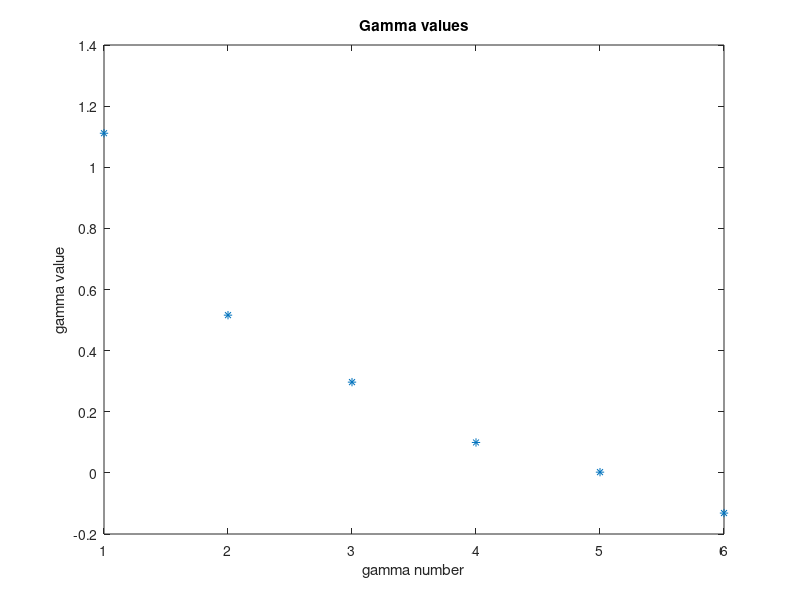
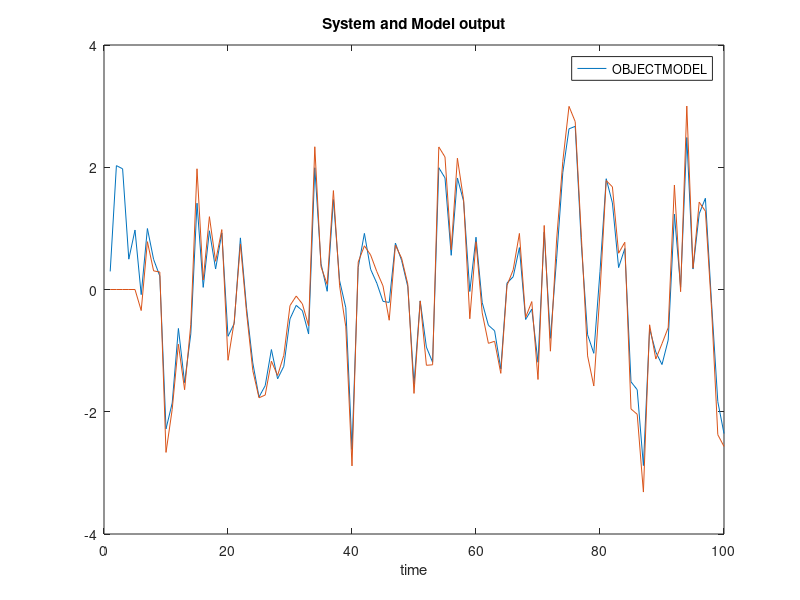

The MATLAB source for these figures, in order:
clear all;
close all;
rng(241502);

N = 100;
U = zeros(1,N);
Y = zeros(1,N);
a = 0.5;

% SIMULATION
U(1) = randn();
Y(1) = a * 0 + U(1);
for n = 2:N
    U(n) = randn();
    %U(n) = sin(deg2rad(n))/2+randn();
    Y(n) = a * Y(n-1) + U(n);
end

% IDENTYFICATION
S = 5;
gamma = zeros(1,S);
for i = 0:S
    sum = 0;
    for n = 1:N-i
        sum = sum + U(n) * Y(n+i);
    end
    gamma(i+1) = 1/(N-i)*sum;
end

% ESTIMATED MODEL
Y_ = zeros(1,N);
for n = S+1:N
    y_ = 0;
    for i = 0:S
        y_ = y_ + gamma(i+1)*U(n-i);
    end
    Y_(n) = y_;
end

figure(1)
plot(gamma,'*')
title(["Gamma values"]);
ylabel(["gamma value"]);
xlabel(["gamma number"]);
saveas(gcf,'gamma','epsc')

figure(2)
plot(Y)
hold on
plot(Y_)
xlabel(["time"]);
legend(["OBJECT","MODEL"])
title(["System and Model output"]);
saveas(gcf,'y','epsc')
